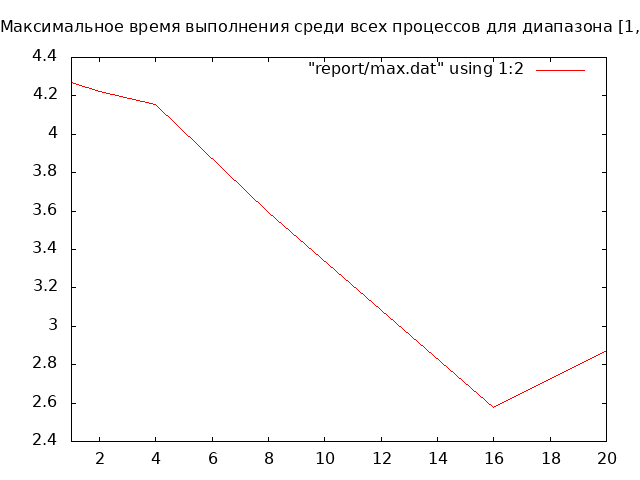

gnuplot code for this plot:
set terminal png
set output "report/max.png"
set xrange [1:20]
set title "Максимальное время выполнения среди всех процессов для диапазона [1,10^7]"
plot "report/max.dat" using 1:2 with lines
